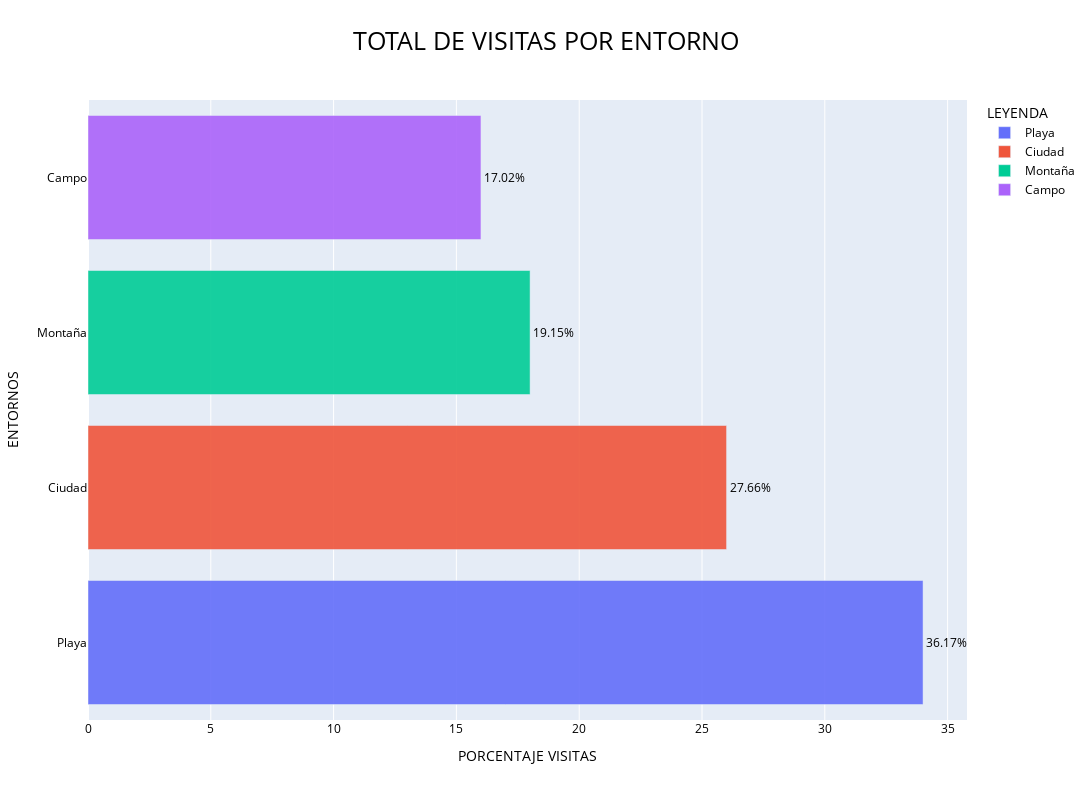

Write notebook code for a chart like this one.
### Code cell
fig = px.bar(df_input, y=df_input['ENTORNO'].unique(), x=df_input['ENTORNO'].value_counts(), text=porcentaje,title="TOTAL DE VISITAS POR ENTORNO", color=colores, barmode="overlay", opacity=.90)
fig.update_traces(texttemplate='%{text:0.2f}%', textposition='outside')
fig.update_layout(uniformtext_minsize=10, uniformtext_mode='hide')
fig.update_layout(barmode='overlay',width=1200, height=800,title_font_size=25, title_font_color='black', title_xanchor='auto')
fig.update_layout(title_x=0.5, font_color='black')
fig.update_layout(font_color='black')
fig.update_layout(font_size=12)
fig.update_layout(xaxis_title="PORCENTAJE VISITAS", yaxis_title="ENTORNOS", legend_title="LEYENDA")
fig.show()

### Figure 1 — Plotly figure (JSON) as saved in the notebook; plotly's stock layout.template omitted (floating-point values rounded to 4 significant figures)
{"data": [{"alignmentgroup": "True", "hovertemplate": "color=Playa<br>x=%{x}<br>y=%{y}<br>text=%{text}<extra></extra>", "legendgroup": "Playa", "marker": {"color": "#636efa", "opacity": 0.9, "pattern": {"shape": ""}}, "name": "Playa", "offsetgroup": "Playa", "orientation": "h", "showlegend": true, "text": [36.17], "textposition": "outside", "texttemplate": "%{text:0.2f}%", "type": "bar", "x": [34], "xaxis": "x", "y": ["Playa"], "yaxis": "y"}, {"alignmentgroup": "True", "hovertemplate": "color=Ciudad<br>x=%{x}<br>y=%{y}<br>text=%{text}<extra></extra>", "legendgroup": "Ciudad", "marker": {"color": "#EF553B", "opacity": 0.9, "pattern": {"shape": ""}}, "name": "Ciudad", "offsetgroup": "Ciudad", "orientation": "h", "showlegend": true, "text": [27.66], "textposition": "outside", "texttemplate": "%{text:0.2f}%", "type": "bar", "x": [26], "xaxis": "x", "y": ["Ciudad"], "yaxis": "y"}, {"alignmentgroup": "True", "hovertemplate": "color=Montaña<br>x=%{x}<br>y=%{y}<br>text=%{text}<extra></extra>", "legendgroup": "Montaña", "marker": {"color": "#00cc96", "opacity": 0.9, "pattern": {"shape": ""}}, "name": "Montaña", "offsetgroup": "Montaña", "orientation": "h", "showlegend": true, "text": [19.15], "textposition": "outside", "texttemplate": "%{text:0.2f}%", "type": "bar", "x": [18], "xaxis": "x", "y": ["Montaña"], "yaxis": "y"}, {"alignmentgroup": "True", "hovertemplate": "color=Campo<br>x=%{x}<br>y=%{y}<br>text=%{text}<extra></extra>", "legendgroup": "Campo", "marker": {"color": "#ab63fa", "opacity": 0.9, "pattern": {"shape": ""}}, "name": "Campo", "offsetgroup": "Campo", "orientation": "h", "showlegend": true, "text": [17.02], "textposition": "outside", "texttemplate": "%{text:0.2f}%", "type": "bar", "x": [16], "xaxis": "x", "y": ["Campo"], "yaxis": "y"}], "layout": {"barmode": "overlay", "font": {"color": "black", "size": 12}, "height": 800, "legend": {"title": {"text": "LEYENDA"}, "tracegroupgap": 0}, "title": {"font": {"color": "black", "size": 25}, "text": "TOTAL DE VISITAS POR ENTORNO", "x": 0.5, "xanchor": "auto"}, "uniformtext": {"minsize": 10, "mode": "hide"}, "width": 1200, "xaxis": {"anchor": "y", "domain": [0, 1], "title": {"text": "PORCENTAJE VISITAS"}}, "yaxis": {"anchor": "x", "domain": [0, 1], "title": {"text": "ENTORNOS"}}}}
